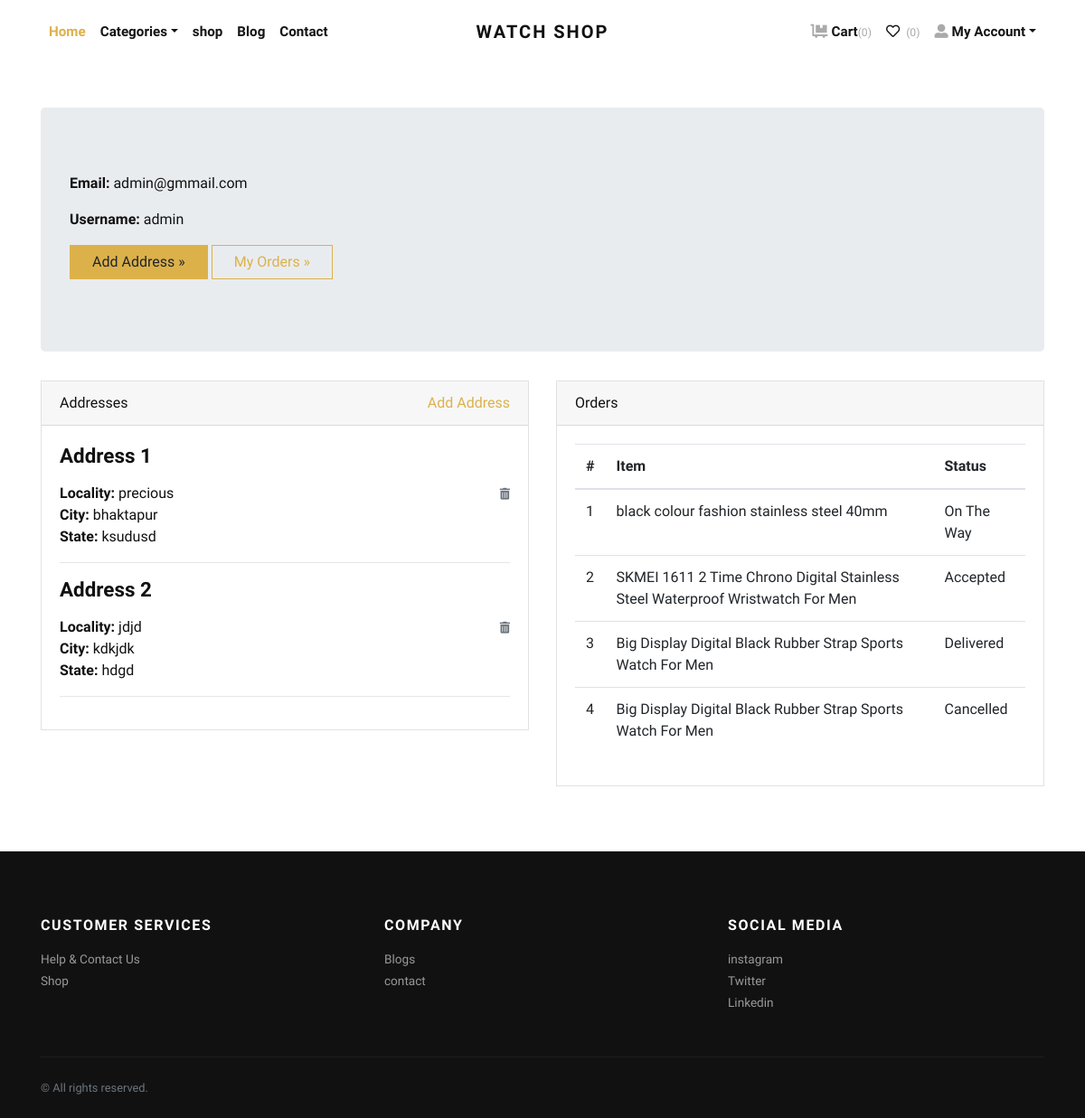
Screenshot of /app/profile/ (signed in) with the database file from the repository.
### app/models.py (models this page shows, shortened)
class Address(models.Model):
    user = models.ForeignKey(User, verbose_name="User", on_delete=models.CASCADE)
    locality = models.CharField(max_length=150, verbose_name="Nearest Location")
    city = models.CharField(max_length=150, verbose_name="City")
    state = models.CharField(max_length=150, verbose_name="State")

class Order(models.Model):
    user = models.ForeignKey(User, verbose_name="User", on_delete=models.CASCADE)
    address = models.ForeignKey(Address, verbose_name="Shipping Address", on_delete=models.CASCADE)
    product = models.ForeignKey(Product, verbose_name="Product", on_delete=models.CASCADE)
    quantity = models.PositiveIntegerField(verbose_name="Quantity")
    ordered_date = models.DateTimeField(auto_now_add=True, verbose_name="Ordered Date")
    price = models.DecimalField(max_digits=8, decimal_places=2)
    status = models.CharField(
        choices=STATUS_CHOICES,
        max_length=50,
        default="Pending"
        )

class Product(models.Model):
    GENDER_CHOICES = (
        ('Men', 'Men'),
        ('Women', 'Women'),
        ('Unisex', 'Unisex'),
    )
    title = models.CharField(max_length=150, verbose_name="Product Title")
    slug = models.SlugField(max_length=160, verbose_name="Product Slug")
    sku = models.CharField(max_length=255, unique=True, verbose_name="Unique Product ID (SKU)")
    gender = models.CharField(max_length=10, choices=GENDER_CHOICES, default='Unisex')
    gender_slug = models.SlugField(max_length=10, editable=False)
    short_description = models.TextField(verbose_name="Short Description")
    detail_description = RichTextField()
    product_image = models.ImageField(upload_to='product',  null=True, verbose_name="Product Image")
    price = models.DecimalField(max_digits=8, decimal_places=2)
    category = models.ForeignKey(Category, verbose_name="Product Categoy", on_delete=models.DO_NOTHING)
    is_active = models.BooleanField()
    is_featured = models.BooleanField()
    created_at = models.DateTimeField(auto_now_add=True, verbose_name="Created Date")
    updated_at = models.DateTimeField(auto_now=True, verbose_name="Updated Date")
    class Meta:
        verbose_name_plural = 'Products'
        ordering = ('-created_at', )

class SocialMediaLink(models.Model):
    title = models.CharField(max_length=100)
    url = models.URLField()

### app/views.py (the view)
# urls.py: path('app/profile/', views.profile, name="profile"),
@login_required
def profile(request):
    addresses = Address.objects.filter(user=request.user)
    orders = Order.objects.filter(user=request.user)
    return render(request, 'app/profile.html', {'addresses':addresses, 'orders':orders})

### app/context_preprocessors.py (called while the page is built)
def store_menu(request):
    categories = Category.objects.filter(is_active=True)
    context = {
        'categories_menu': categories,
    }
    return context

def cart_menu(request):
    if request.user.is_authenticated:
        cart_items= Cart.objects.filter(user=request.user)
        context = {
            'cart_items': cart_items,
        }
    else:
        context = {}
    return context

def wishlist_count(request):
    if request.user.is_authenticated:
        wishlist_items = WishlistItem.objects.filter(user=request.user)
        wishlist_count = wishlist_items.count()
    else:
        wishlist_count = 0
    return {'wishlist_count': wishlist_count}

def social_links(request):
    links = SocialMediaLink.objects.all()
    return {'social_media_links': links}

def contact_info(request):
    contact_info = ContactInfo.objects.first()
    return {'contact_info': contact_info}

### app2/context_preprocessors.py (called while the page is built)
def user_info(request):
    user = request.user
    return {'user_info': user}

### app/templates/app/profile.html (shortened to what this page needs)
{% extends 'app/base.html' %}
{% load static %}
    {% block content %}
      <div class="container py-5">
        <div class="jumbotron">
          <p><strong>Email:</strong> {{request.user.email}}</p>
          <p><strong>Username:</strong> {{request.user.username}}</p>
          <p><a class="btn btn-primary btn-large" href="{% url 'app:add-address'%}">Add Address »</a> <a class="btn btn-outline-primary btn-large" href="#">My Orders »</a></p>
        </div>
        <div class="row">
          <div class="col-lg-6">
            <div class="card mb-4" id="headings">
              <div class="card-header">Addresses <span class="float-right"><a href="{% url 'app:add-address' %}">Add Address</a></span></div>
              <div class="card-body">
                {% if addresses %}
                    {% for address in addresses %}
                        <h4 class="mb-3">Address {{forloop.counter}}</h4>
                        <span class="float-right"><a href="{% url 'app:remove-address' address.id %}"><i class="fas fa-trash-alt small text-muted"></i></a></span>
                        <p>
                            <strong>Locality: </strong>{{address.locality}} <br>
                            <strong>City: </strong>{{address.city}} <br>
                            <strong>State: </strong>{{address.state}} <br>
                        </p>
                        <hr>
                    {% endfor %}
                {% else %}
                <div class="text-danger">
                  Address not Added.
                </div>
                {% endif %}
              </div>
            </div>
          </div>
          <div class="col-lg-6">
            <div class="card mb-4" id="tables">
              <div class="card-header">Orders</div>
              <div class="card-body">
                <table class="table table-hover">
                  <thead>
                    <tr>
                      <th>#</th>
                      <th>Item</th>
                      <th>Status</th>
                    </tr>
                  </thead>
                  <tbody>
                    {% if orders %}
                      {% for order in orders %}
                        <tr>
                          <td>{{forloop.counter}}</td>
                          <td>{{order.product.title}}</td>
                          <td>
                            {{order.status}}
                          </td>
                        </tr>
                      {% endfor %}
                    {% else %}
                    <tr>
                      <td class="text-danger" colspan="3">You've not Ordered anything yet.</td>
                    </tr>
                    {% endif %}
                  </tbody>
                </table>
              </div>
            </div>
          </div>
        </div>
      </div>
{% endblock content %}

### app/templates/app/base.html (shortened to what this page needs)
{% load static %}
<!DOCTYPE html>
<html>
  <head>
    <link rel="stylesheet" href="{% static 'app/vendor/bootstrap/css/bootstrap.min.css' %}">
    <link rel="stylesheet" href="{% static 'app/vendor/lightbox2/css/lightbox.min.css' %}">
    <link rel="stylesheet" href="{% static 'app/vendor/nouislider/nouislider.min.css' %}">
    <link rel="stylesheet" href="{% static 'app/vendor/bootstrap-select/css/bootstrap-select.min.css' %}">
    <link rel="stylesheet" href="{% static 'app/vendor/owl.carousel2/assets/owl.carousel.min.css' %}">
    <link rel="stylesheet" href="{% static 'app/vendor/owl.carousel2/assets/owl.theme.default.css' %}">
    <link rel="stylesheet" href="https://cdnjs.cloudflare.com/ajax/libs/font-awesome/5.15.3/css/all.min.css">
    <link rel="stylesheet" href="{% static 'app/css/style.default.css' %}" id="theme-stylesheet">
    <link rel="stylesheet" href="{% static 'app/css/custom.css' %}">
  </head>
  <body>
    <div class="page-holder">
      <header class="header bg-white">
        <div class="container px-0 px-lg-3">
          <nav class="navbar navbar-expand-lg navbar-light py-3 px-lg-0"><a class="navbar-brand" href="{% url 'app:home' %}"><span class="font-weight-bold text-uppercase text-dark">Watch shop</span></a>
            <div class="collapse navbar-collapse" id="navbarSupportedContent">
              <ul class="navbar-nav mr-auto">
                <li class="nav-item">
                  <a class="nav-link active" href="{% url 'app:home' %}">Home</a>
                </li>
                <li class="nav-item dropdown"><a class="nav-link dropdown-toggle" id="pagesDropdown" href="#" data-toggle="dropdown" aria-haspopup="true" aria-expanded="false">Categories</a>
                </li>
                <li class="nav-item">
                  <a class="nav-link" href="{% url 'app:shop' %}">shop</a>
                </li>
                <li class="nav-item">
                  <a class="nav-link" href="{% url 'app:blog' %}">Blog</a>
                </li>
                <li class="nav-item">
                  <a class="nav-link" href="{% url 'app:contact' %}">Contact</a>
                </li>
              </ul>
              <ul class="navbar-nav ml-auto">
                {% if request.user.is_authenticated %}
                  <li class="nav-item"><a class="nav-link" href="{% url 'app:cart' %}"> <i class="fas fa-dolly-flatbed mr-1 text-gray"></i>Cart<small class="text-gray">({{request.user.cart_set.count}})</small></a></li>
                  <li class="nav-item"><a class="nav-link" href="{%url 'app:wishlist'%}"> <i class="far fa-heart mr-1"></i><small class="text-gray"> ({{ wishlist_count }})</small></a></li>
                  <li class="nav-item dropdown"><a class="nav-link dropdown-toggle" id="pagesDropdown" href="#" data-toggle="dropdown" aria-haspopup="true" aria-expanded="false"><i class="fas fa-user-alt mr-1 text-gray"></i>My Account</a></a>
                </li>
                {% else %}
                  <li class="nav-item"><a class="nav-link" href="{% url 'app:login' %}">Login</a></li>
                  <li class="nav-item"><a class="nav-link" href="{% url 'app:register' %}">Create Account</a></li>
                {% endif %}
              </ul>
            </div>
          </nav>
        </div>
      </header>
      {% block content %}
      {% endblock content %}
      <footer class="bg-dark text-white">
        <div class="container py-4">
          <div class="row py-5">
            <div class="col-md-4 mb-3 mb-md-0">
              <h6 class="text-uppercase mb-3">Customer services</h6>
              <ul class="list-unstyled mb-0">
                <li><a class="footer-link" href="{%url 'app:contact'%}">Help &amp; Contact Us</a></li>
                <li><a class="footer-link" href="{% url 'app:shop' %}">Shop</a></li>
              </ul>
            </div>
            <div class="col-md-4 mb-3 mb-md-0">
              <h6 class="text-uppercase mb-3">Company</h6>
              <ul class="list-unstyled mb-0">
                <li><a class="footer-link" href="{% url 'app:blog'%}">Blogs</a></li>
                <li><a class="footer-link" href="{%url 'app:contact'%}">contact</a></li>
              </ul>
            </div>
            <div class="col-md-4">
              <h6 class="text-uppercase mb-3">Social media</h6>
              <ul class="list-unstyled mb-0">
                {% for link in social_media_links %}
                <li><a class="footer-link" href="{{ link.url }}">{{ link.title }}</a></li>
                {% endfor %}
              </ul>
            </div>
          </div>
          <div class="border-top pt-4" style="border-color: #1d1d1d !important">
            <div class="row">
              <div class="col-lg-6">
                <p class="small text-muted mb-0">&copy; All rights reserved.</p>
              </div>
            </div>
          </div>
        </div>
      </footer>
       {% include 'app/scripts.html' %}

### app/static/app/css/style.default.css (style rules this page uses)
.text-gray { color: #aaa !important; }
strong { font-weight: 700; }
.navbar { position: relative; }
@media (min-width: 992px) { .navbar-brand { position: absolute; top: 50%; left: 50%; -webkit-transform: translate(-50%, -50%); transform: translate(-50%, -50%); } }
.footer-link { font-size: 0.85rem; position: relative; color: #999; transition: all 0.3s; }
.footer-link::before { content: '\f0da'; display: inline-block; font-family: 'Font Awesome\ 5 Free'; font-weight: 900; position: absolute; top: 50%; left: 0; -webkit-transform: translateY(-50%); transform: translateY(-50%); color: #fff; transition: all 0.3s; opacity: 0; }
.text-uppercase { text-transform: uppercase; letter-spacing: 0.1em; }
.navbar { padding: 0.5rem 1rem; }
.navbar-brand { display: inline-block; padding-top: 0.3125rem; padding-bottom: 0.3125rem; margin-right: 1rem; font-size: 1.25rem; }
.navbar-light .navbar-brand { color: #dcb14a; }
.navbar-light .navbar-nav .nav-link { color: rgba(17, 17, 17, 0.99); font-weight: 800; font-size: 0.95rem; transition: all 0.3s; }
.navbar-light .navbar-nav .show > .nav-link, .navbar-light .navbar-nav .active > .nav-link, .navbar-light .navbar-nav .nav-link.show, .navbar-light .navbar-nav .nav-link.active { color: #dcb14a; }
.btn { font-weight: 400; border: 1px solid transparent; font-family: inherit; padding: 0.375rem 1.5rem; font-size: 1rem; line-height: 1.5; border-radius: 0; transition: color 0.15s ease-in-out, background-color 0.15s ease-in-out, border-color 0.15s ease-in-out, box-shadow 0.15s ease-in-out; }
.btn-primary { color: #212529; background-color: #dcb14a; border-color: #dcb14a; }
.btn-outline-primary { color: #dcb14a; background-color: transparent; background-image: none; border-color: #dcb14a; }
body { font-family: "Libre Franklin", sans-serif; font-size: 1rem; font-weight: 400; line-height: 1.5; color: #111111; background-color: #fff; }
a { color: #dcb14a; text-decoration: none; }
h1, h2, h3, h4, h5, h6, .h1, .h2, .h3, .h4, .h5, .h6 { margin-bottom: 0.5rem; font-family: inherit; font-weight: 900; line-height: 1.2; color: inherit; }
h4, .h4 { font-size: 1.4rem; }
h6, .h6 { font-size: 1rem; }
hr { border-top: 1px solid rgba(17, 17, 17, 0.1); }
small, .small { font-size: 80%; font-weight: 400; }
.bg-dark { background-color: #111111 !important; }
.text-dark { color: #111111 !important; }
.nav-link { padding: 0.5rem 1rem; }
.card { background-color: #fff; border: 1px solid rgba(17, 17, 17, 0.125); border-radius: 0; }
.card-body { padding: 1.25rem; }
.card-header { padding: 0.75rem 1.25rem; background-color: rgba(17, 17, 17, 0.03); border-bottom: 1px solid rgba(17, 17, 17, 0.125); }
.card-header:first-child { border-radius: calc(0 - 1px) calc(0 - 1px) 0 0; }

### rows the page displays
Address: locality "precious", city "bhaktapur", state "ksudusd"
Address: locality "jdjd", city "kdkjdk", state "hdgd"
Order: product "black colour fashion stainless steel 40mm", status "On The Way"
Order: product "SKMEI 1611 2 Time Chrono Digital Stainless Steel Waterproof Wristwatch For Men", status "Accepted"
Order: product "Big Display Digital Black Rubber Strap Sports Watch For Men", status "Delivered"
Order: product "Big Display Digital Black Rubber Strap Sports Watch For Men", status "Cancelled"
SocialMediaLink: title "instagram"
SocialMediaLink: title "Twitter"
SocialMediaLink: title "Linkedin"

### other values shown
{{ request.user.cart_set.count }} "0"
{{ wishlist_count }} "0"
{{ request.user.email }} "admin@gmmail.com"
{{ request.user.username }} "admin"
